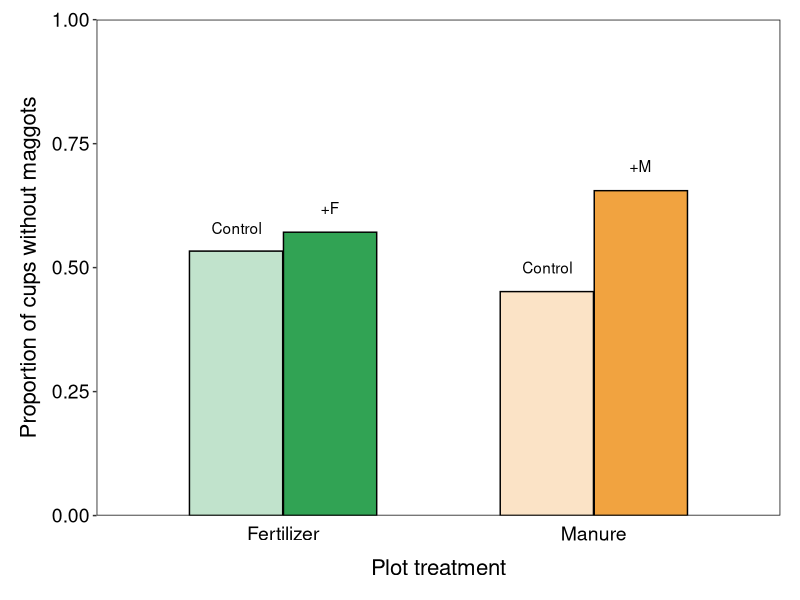
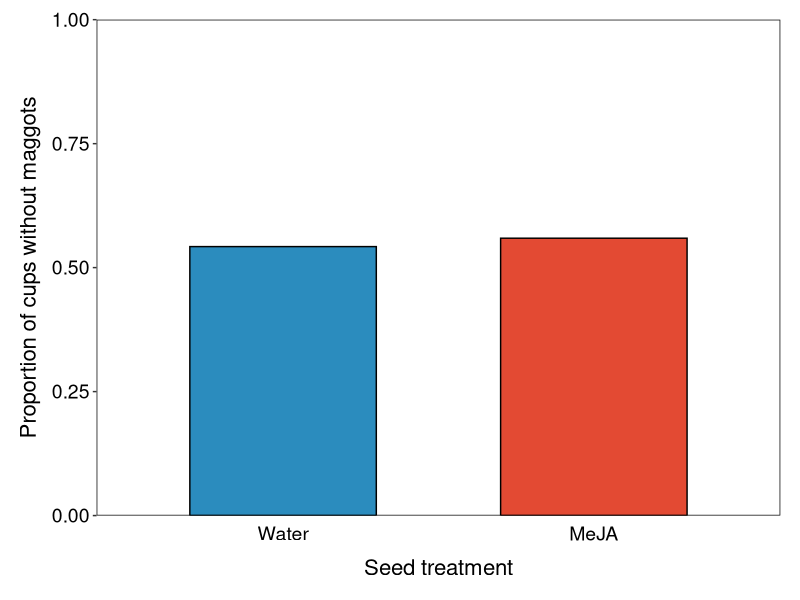
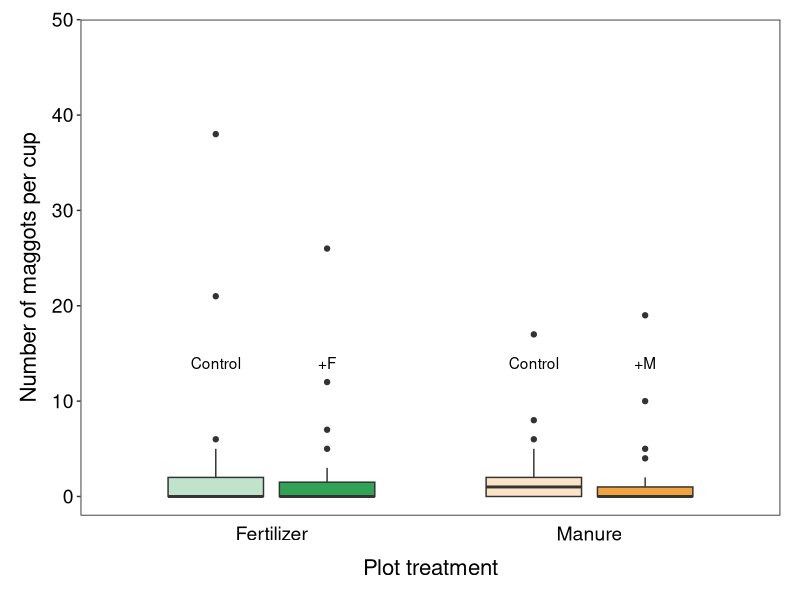
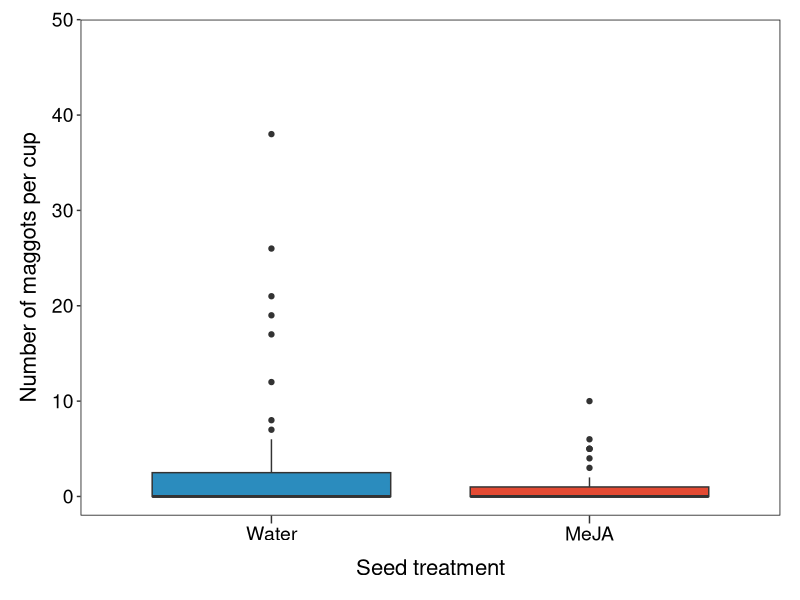
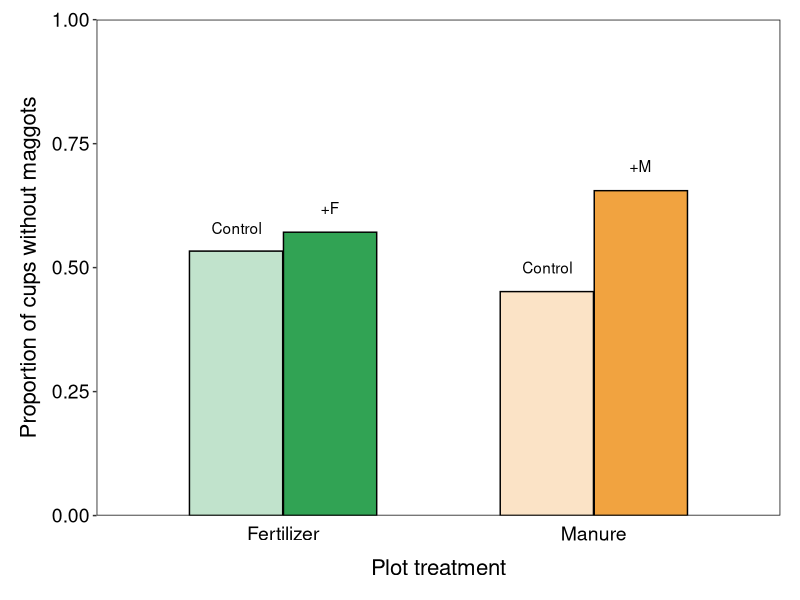
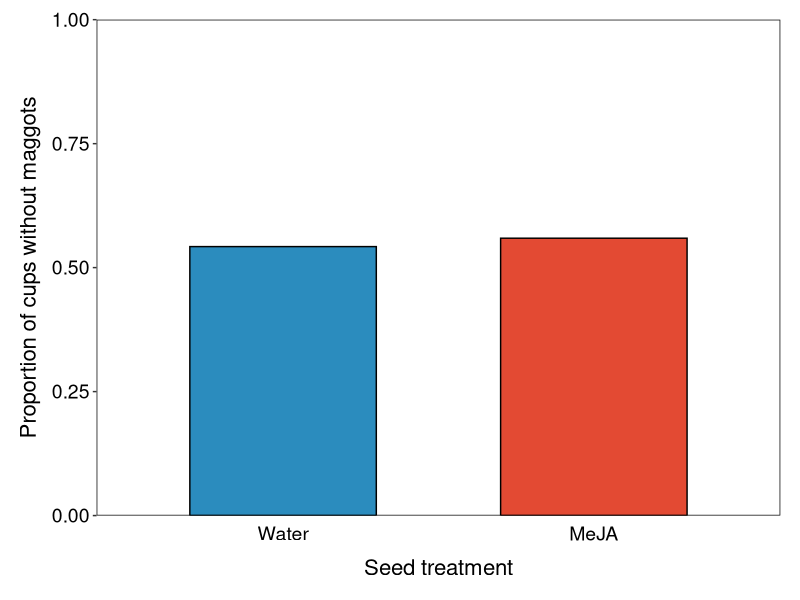
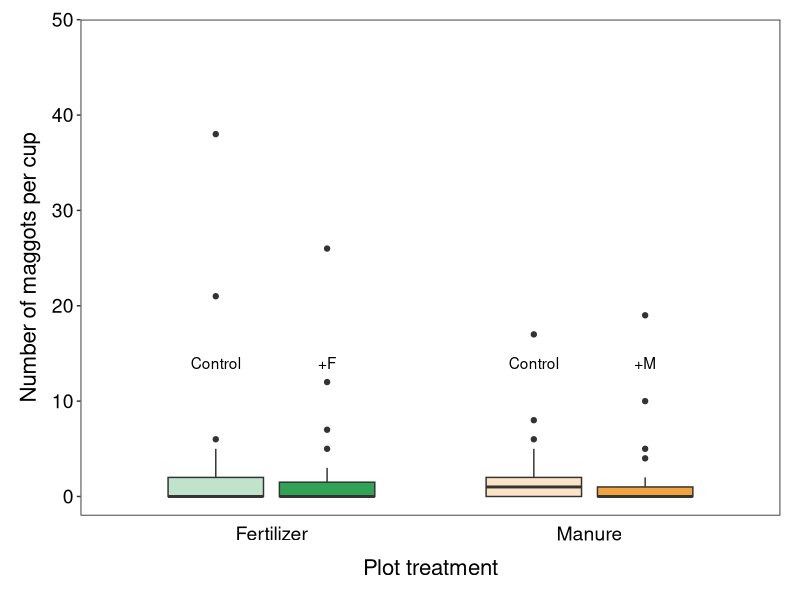
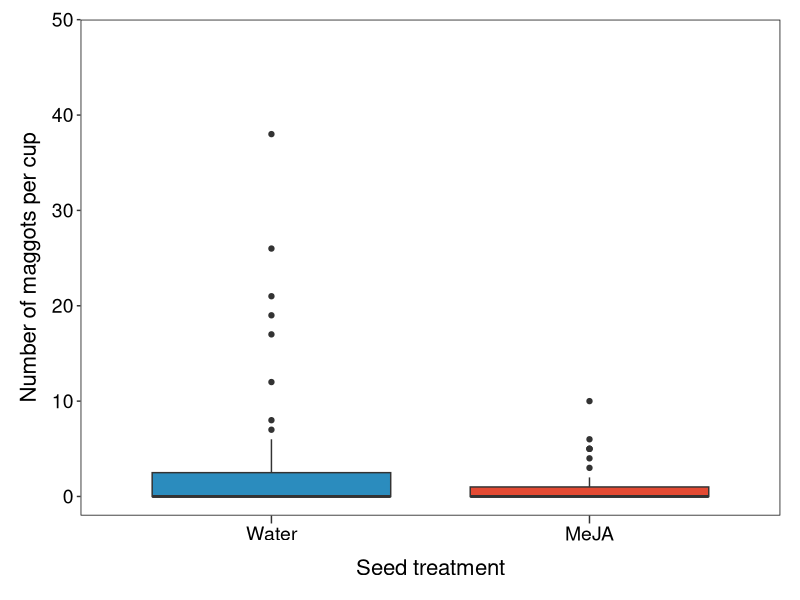

Generate these figures, in order, with R:
## -----------------------------------------------------------------------------
## Title: Visualization of the seed corn maggot data
##
## Author: Gen-Chang Hsu
##
## Date: 2023-12-04
##
## Description:
## 1. Organize the seed corn maggot data for plotting
## 2. Create barplots of the probability of zero counts in each treatment
## 3. Create boxplots of the number of maggots in each treatment (including zeros) 
##
## -----------------------------------------------------------------------------
set.seed(123)


# Libraries --------------------------------------------------------------------
library(tidyverse)


# ggplot theme -----------------------------------------------------------------
my_theme <- 
  theme(# Axis
        axis.text.x = element_text(size = 14, color = "black"),
        axis.text.y = element_text(size = 14, color = "black"),
        axis.title.x = element_text(size = 16, margin = margin(t = 10)),
        axis.title.y = element_text(size = 16, margin = margin(r = 8)),
        axis.ticks.length.x = unit(0.2, "cm"),
        
        # Plot
        plot.title = element_text(hjust = 0.5, size = 18),
        plot.margin = unit(c(0.5, 0.5, 0.5, 0.5), "cm"),
        plot.background = element_rect(colour = "transparent"),
        
        # Panel
        panel.background = element_rect(fill = "transparent"),
        panel.border = element_rect(colour = "black", fill = NA, linewidth = 0.5),
        panel.grid.major.x = element_blank(),
        panel.grid.minor.x = element_blank(),
        panel.grid.major.y = element_blank(),
        panel.grid.minor.y = element_blank(),
        
        # Legend
        legend.position = "right",
        legend.spacing.x = unit(0.2, "cm"),
        legend.key.width = unit(0.5, "cm"),
        legend.key.size = unit(0.5, "line"),
        legend.key = element_blank(),
        legend.text = element_text(size = 12),
        legend.title = element_text(size = 14),
        legend.box.just = "center",
        legend.justification = c(0.5, 0.5),
        legend.title.align = 0.5,
        legend.background = element_rect(fill = "transparent", size = 0.5, linetype = "solid", colour = "black"),
        
        # Facet strip
        strip.background = element_rect(fill = "transparent"),
        strip.text = element_text(size = 13, hjust = 0.5)
        )
      
  
# Import files -----------------------------------------------------------------
corn_data_clean <- read_csv("./03_Outputs/Data_Clean/Corn_Data_Clean.csv")


############################### Code starts here ###############################

# 1. Data organization ---------------------------------------------------------
corn_data_clean_for_plotting <- corn_data_clean %>% 
  filter(maggot_location == "Total") %>% 
  filter(plot_treatment %in% c("Manure", "Fertilizer", "Control_Manure", "Control_Fertilizer")) %>% 
  drop_na(total_nr_scm_maggots) %>% 
  mutate(plot_treatment = fct_relevel(plot_treatment, "Control_Fertilizer", "Fertilizer", "Control_Manure", "Manure"),
         seed_treatment = fct_relevel(seed_treatment, "Water", "JA"),
         plot_id = as.factor(plot_id),
         collection_date = as.character(collection_date)) %>% 
  filter(collection_date == "2023-05-02")


# 2. Barplots of the probability of zero counts in the treatments --------------
### By plot treatment
corn_data_clean_for_plotting %>% 
  group_by(plot_treatment) %>% 
  summarise(n = n(),
            n_zero = sum(total_nr_scm_maggots == 0),
            prop_zero = n_zero/n) %>% 
  mutate(plot_treatment_type = str_remove(plot_treatment, "Control_"),
         treatment_control = ifelse(str_detect(plot_treatment, "Control_"), 
                                    "Control", 
                                    "Treatment")) %>% 
  ggplot() + 
  geom_col(aes(x = plot_treatment_type, y = prop_zero, 
               fill = plot_treatment_type, 
               alpha = treatment_control),
           position = position_dodge(0.605),
           color = "black",
           width = 0.6,
           show.legend = F) + 
  scale_x_discrete(labels = c("Fertilizer", "Manure")) + 
  scale_y_continuous(limits = c(0, 1), expand = c(0, 0)) + 
  scale_fill_manual(values = c("#31a354", "#f1a340")) + 
  scale_alpha_manual(values = c(0.3, 1)) + 
  labs(x = "Plot treatment", y = "Proportion of cups without maggots") + 
  annotate(geom = "text", label = "Control", x = c(0.85, 1.85), y = c(0.58, 0.5)) +
  annotate(geom = "text", label = c("+F", "+M"), x = c(1.15, 2.15), y = c(0.62, 0.705)) +
  my_theme + 
  theme(axis.ticks.x = element_blank())

ggsave("./03_Outputs/Figures/Prop_Zero_Plot_Treatment_Barplot.tiff", width = 5, height = 4.5, dpi = 600, device = "tiff")

### By seed treatment
corn_data_clean_for_plotting %>% 
  group_by(seed_treatment) %>% 
  summarise(n = n(),
            n_zero = sum(total_nr_scm_maggots == 0),
            prop_zero = n_zero/n) %>% 
  ggplot() + 
  geom_col(aes(x = seed_treatment, y = prop_zero, fill = seed_treatment),
           color = "black", width = 0.6, show.legend = F) + 
  scale_x_discrete(labels = c("Water", "MeJA")) + 
  scale_y_continuous(limits = c(0, 1), expand = c(0, 0)) + 
  scale_fill_manual(values = c("#2b8cbe", "#e34a33")) + 
  labs(x = "Seed treatment", y = "Proportion of cups without maggots") + 
  my_theme + 
  theme(axis.ticks.x = element_blank())

ggsave("./03_Outputs/Figures/Prop_Zero_Seed_Treatment_Barplot.tiff", width = 3.5, height = 4.5, dpi = 600, device = "tiff")

# 3. Boxplots of the number of maggots in the treatments -----------------------
### By plot treatment
corn_data_clean_for_plotting %>% 
  mutate(plot_treatment_type = str_remove(plot_treatment, "Control_"),
         treatment_control = ifelse(str_detect(plot_treatment, "Control_"), 
                                    "Control", 
                                    "Treatment")) %>%
  ggplot() + 
  geom_boxplot(aes(x = plot_treatment_type, y = total_nr_scm_maggots, 
                   fill = plot_treatment_type, 
                   alpha = treatment_control),
           position = position_dodge(0.7), 
           outlier.alpha = 1,
           width = 0.6,
           show.legend = F) + 
  scale_x_discrete(labels = c("Fertilizer", "Manure")) + 
  scale_y_continuous(limits = c(-2, 50), expand = c(0, 0)) + 
  scale_fill_manual(values = c("#31a354", "#f1a340")) + 
  scale_alpha_manual(values = c(0.3, 1)) + 
  labs(x = "Plot treatment", y = "Number of maggots per cup") + 
  annotate(geom = "text", label = "Control", x = c(0.825, 1.825), y = c(14, 14)) +
  annotate(geom = "text", label = c("+F", "+M"), x = c(1.175, 2.175), y = c(14, 14)) +
  my_theme +
  theme(axis.ticks.x = element_blank())

ggsave("./03_Outputs/Figures/Maggot_Count_Plot_Treatment_Boxplot.tiff", width = 4, height = 4.5, dpi = 600, device = "tiff")

### By seed treatment
corn_data_clean_for_plotting %>% 
  ggplot() + 
  geom_boxplot(aes(x = seed_treatment, y = total_nr_scm_maggots, fill = seed_treatment),
               show.legend = F) + 
  scale_x_discrete(labels = c("Water", "MeJA")) + 
  scale_y_continuous(limits = c(-2, 50), expand = c(0, 0)) + 
  scale_fill_manual(values = c("#2b8cbe", "#e34a33")) + 
  labs(x = "Seed treatment", y = "Number of maggots per cup") + 
  my_theme

ggsave("./03_Outputs/Figures/Maggot_Count_Seed_Treatment_Boxplot.tiff", width = 4, height = 4.5, dpi = 600, device = "tiff")








